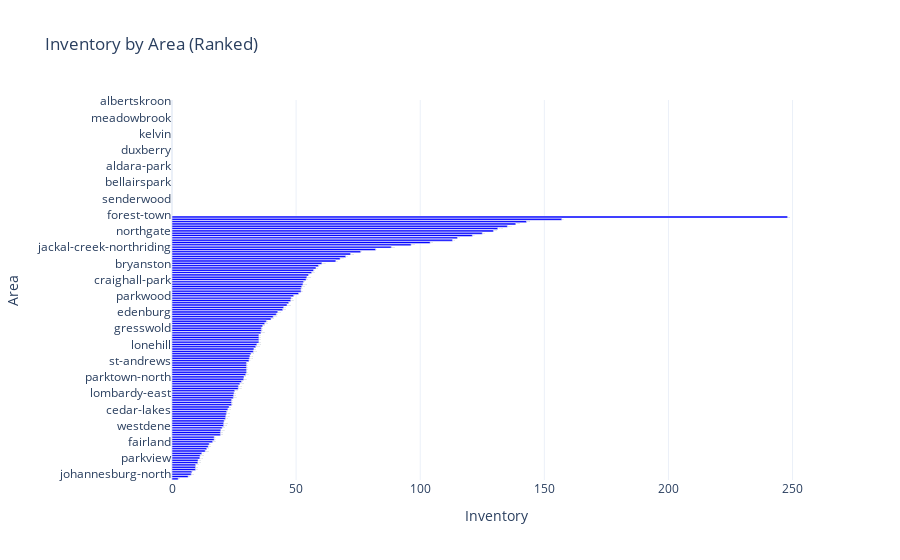

Source (notebook cell):
### Code cell
# Sort the DataFrame by 'Inventory' column in descending order
sorted_df = grouped_df.sort_values(by='Inventory', ascending=False)

# Create a Plotly horizontal bar chart
fig = go.Figure()

# Add a bar trace
fig.add_trace(go.Bar(
    x=sorted_df['Inventory'],  # Inventory values
    y=sorted_df.index,  # Areas
    orientation='h',  # Horizontal bar chart
    marker_color='blue',
    text=sorted_df['Inventory'].round(2),  # Round to 2 decimal places for visual clarity
    textposition='auto',
    texttemplate='%{text}',  # Show numbers on bars
    name='Inventory'
))

# Update layout
fig.update_layout(
    title='Inventory by Area (Ranked)',
    xaxis=dict(title='Inventory'),
    yaxis=dict(title='Area', autorange="reversed"),  # Reverse the y-axis for ranking
    template='plotly_white',
    bargap=0.15  # Set the gap between bars
)

# Show the plot
fig.show()

### Figure 1 — Plotly figure (JSON) as saved in the notebook; plotly's stock layout.template omitted (floating-point values rounded to 4 significant figures; data arrays with more than 128 entries replaced by an {"elided": "..."} marker saying what was removed)
{"data": [{"marker": {"color": "blue"}, "name": "Inventory", "orientation": "h", "text": {"elided": "164 float values"}, "textposition": "auto", "texttemplate": "%{text}", "type": "bar", "x": {"elided": "164 float values"}, "y": {"elided": "164 str values"}}], "layout": {"bargap": 0.15, "title": {"text": "Inventory by Area (Ranked)"}, "xaxis": {"title": {"text": "Inventory"}}, "yaxis": {"autorange": "reversed", "title": {"text": "Area"}}}}
